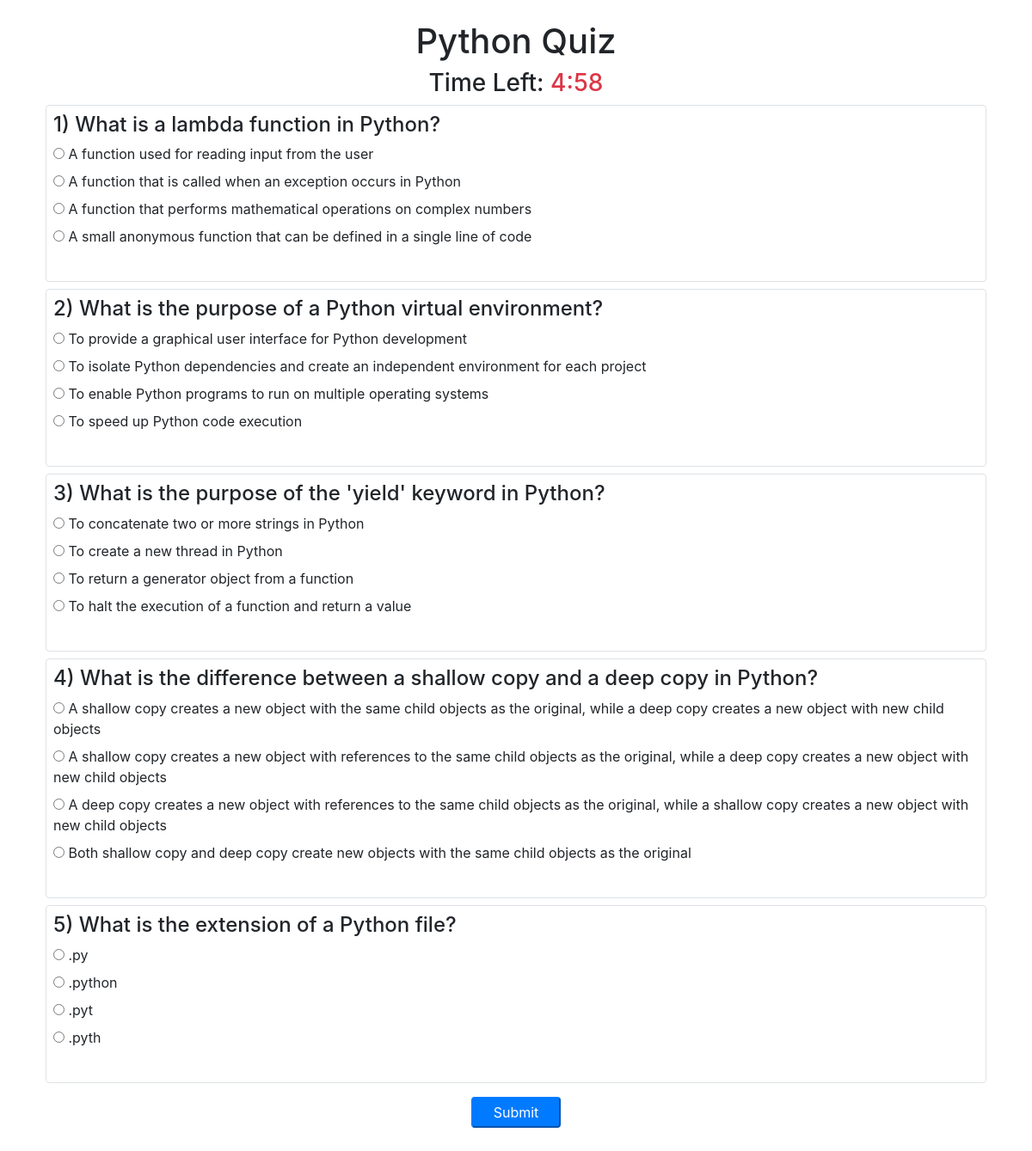
The page /quiz/3/ (signed in) on the database its author committed.
### quiz/models.py (models this page shows, shortened)
class QuizCategory(models.Model):
    category_name = models.CharField(max_length=50)
    category_id = models.IntegerField()

class Question(models.Model):
    question_text = models.CharField(max_length=200)
    quiz_category = models.ForeignKey(QuizCategory, on_delete=models.CASCADE)
    option1 = models.CharField(max_length=200)
    option2 = models.CharField(max_length=200)
    option3 = models.CharField(max_length=200)
    option4 = models.CharField(max_length=200)
    correct_answer = models.CharField(max_length=200)

### quiz/views.py (the view)
# urls.py: path('<int:category_id>/', start_quiz, name='start_quiz'),
@login_required
def start_quiz(request, category_id):
    selected_questions = Question.objects.filter(quiz_category__category_id=category_id) # get questions of the category_id
    quiz_topic = QuizCategory.objects.filter(id=category_id).values_list('category_name', flat=True).first() # to display quiz topic
    if len(selected_questions) == 0:
        error_message = 'No questions found.'
        context = {'error_message': error_message}
        return render(request, 'quiz/no_questions_found.html', context)
    if len(selected_questions) > 5:
        selected_questions = random.sample(list(selected_questions), 5) #randomize question of more than 5
    for question in selected_questions:
        options = [question.option1, question.option2, question.option3, question.option4]
        random.shuffle(options)
        question.option1, question.option2, question.option3, question.option4 = options #reassign shuffled options back
    if request.method == 'POST':
        score = 0
        total_questions = 0
        for question in selected_questions:
            selected_option = request.POST.get(str(question.id))
            if selected_option == question.correct_answer:
                score += 1
            total_questions += 1
        percentage_score = (score / total_questions) * 100
        quiz_result = QuizResult.objects.create(
            user=request.user,
            quiz_category_id=category_id,
            score=percentage_score
        )
        quiz_result.save()
        context = {
            'quiz_result': quiz_result,
            'category_id':category_id
        }
        return render(request, 'quiz/result.html', context)
    else:
        context = {
            'questions': selected_questions,
            'category_id': category_id,
            'quiz_topic':quiz_topic
        }
        return render(request, 'quiz/question.html', context)

### templates/quiz/question.html (shortened to what this page needs)
<!DOCTYPE html>
<html>
<head>
   <link rel="stylesheet" href="https://cdn.jsdelivr.net/npm/bootstrap@4.3.1/dist/css/bootstrap.min.css">
</head>
<body>
<div class="container mt-4">
{% block content %}
    <div class="text-center">
        <h1>{{ quiz_topic }} Quiz</h1>
        <h3 >Time Left: <span id="timer" class="text-danger">5:00</span></h3>
    </div>
    <div class="mb-4">
        <form method="POST" action="{% url 'quiz:start_quiz' category_id %}">
            {% for question in questions %}
             <div class="border m-2 p-2 rounded">
  <h4>{{ forloop.counter }}) {{ question.question_text }}</h4>
  <label for="{{ question.id }}_option1">
    <input type="radio" id="{{ question.id }}_option1" name="{{ question.id }}" value="{{ question.option1 }}"> {{ question.option1 }}
  </label><br>
  <label for="{{ question.id }}_option2">
    <input type="radio" id="{{ question.id }}_option2" name="{{ question.id }}" value="{{ question.option2 }}"> {{ question.option2 }}
  </label><br>
  <label for="{{ question.id }}_option3">
    <input type="radio" id="{{ question.id }}_option3" name="{{ question.id }}" value="{{ question.option3 }}"> {{ question.option3 }}
  </label><br>
  <label for="{{ question.id }}_option4">
    <input type="radio" id="{{ question.id }}_option4" name="{{ question.id }}" value="{{ question.option4 }}"> {{ question.option4 }}
  </label><br><br>
</div>
            {% endfor %}
            <div class="text-center">
                <input class="btn-primary rounded px-4 py-1 my-2" type="submit" value="Submit">
            </div>
        </form>
    </div>
{% endblock %}
</div>
</body>
</html>

### rows shown on the page
QuizCategory: category_name "Python"
Question: question_text "What is a lambda function in Python?", option1 "A function used for reading input from the user", option2 "A function that is called when an exception occurs in Python", option3 "A function that performs mathematical operations on complex numbers", option4 "A small anonymous function that can be defined in a single line of code"
Question: question_text "What is the purpose of a Python virtual environment?", option1 "To provide a graphical user interface for Python development", option2 "To isolate Python dependencies and create an independent environment for each project", option3 "To enable Python programs to run on multiple operating systems", option4 "To speed up Python code execution"
Question: question_text "What is the purpose of the 'yield' keyword in Python?", option1 "To concatenate two or more strings in Python", option2 "To create a new thread in Python", option3 "To return a generator object from a function", option4 "To halt the execution of a function and return a value"
Question: question_text "What is the difference between a shallow copy and a deep copy in Python?", option1 "A shallow copy creates a new object with the same child objects as the original, while a deep copy creates a new object with new child objects", option2 "A shallow copy creates a new object with references to the same child objects as the original, while a deep copy creates a new object with new child objects", option3 "A deep copy creates a new object with references to the same child objects as the original, while a shallow copy creates a new object with new child objects", option4 "Both shallow copy and deep copy create new objects with the same child objects as the original"
Question: question_text "What is the extension of a Python file?", option1 ".py", option2 ".python", option3 ".pyt", option4 ".pyth"
